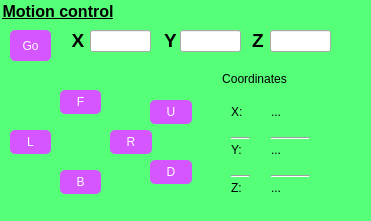
       <widget class="QGroupBox" name="gbMotionControl">
        <property name="geometry">
         <rect>
          <x>10</x>
          <y>110</y>
          <width>371</width>
          <height>221</height>
         </rect>
        </property>
        <property name="sizePolicy">
         <sizepolicy hsizetype="Minimum" vsizetype="Minimum">
          <horstretch>0</horstretch>
          <verstretch>1</verstretch>
         </sizepolicy>
        </property>
        <property name="font">
         <font>
          <family>Segoe UI</family>
          <pointsize>12</pointsize>
          <italic>false</italic>
          <bold>true</bold>
          <underline>true</underline>
         </font>
        </property>
        <property name="focusPolicy">
         <enum>Qt::NoFocus</enum>
        </property>
        <property name="styleSheet">
         <string notr="true">QGroupBox{
	border:none;
	background-color: rgb(85, 255, 120);
	color: black;
	border-radius:10px;
	font: 700 12pt &quot;Segoe UI&quot;;
}</string>
        </property>
        <property name="title">
         <string>Motion control</string>
        </property>
        <property name="flat">
         <bool>false</bool>
        </property>
        <property name="checkable">
         <bool>false</bool>
        </property>
        <widget class="QPushButton" name="btnGo">
         <property name="geometry">
          <rect>
           <x>10</x>
           <y>30</y>
           <width>41</width>
           <height>31</height>
          </rect>
         </property>
         <property name="sizePolicy">
          <sizepolicy hsizetype="Maximum" vsizetype="Preferred">
           <horstretch>0</horstretch>
           <verstretch>0</verstretch>
          </sizepolicy>
         </property>
         <property name="styleSheet">
          <string notr="true">QPushButton
{
	border:none;
	color: rgb(255, 255, 255);
	background-color:rgb(213, 85, 255);
	border-radius:5px;
	
	font: 700 14pt &quot;Segoe UI&quot;;
	
}

QPushButton:Hover
{
	background-color:rgb(255, 0, 0);
}

QPushButton:pressed
{
	background-color:rgb(247, 221, 90);
}</string>
         </property>
         <property name="text">
          <string>Go</string>
         </property>
        </widget>
        <widget class="QPushButton" name="btnForward">
         <property name="geometry">
          <rect>
           <x>60</x>
           <y>90</y>
           <width>41</width>
           <height>24</height>
          </rect>
         </property>
         <property name="styleSheet">
          <string notr="true">QPushButton
{
	border:none;
	color: rgb(255, 255, 255);
	background-color:rgb(213, 85, 255);
	border-radius:5px;
	
	font: 700 13pt &quot;Segoe UI&quot;;
	
}

QPushButton:Hover
{
	background-color:rgb(255, 0, 0);
}

QPushButton:pressed
{
	background-color:rgb(247, 221, 90);
}</string>
         </property>
         <property name="text">
          <string>F</string>
         </property>
        </widget>
        <widget class="QPushButton" name="btnLeft">
         <property name="geometry">
          <rect>
           <x>10</x>
           <y>130</y>
           <width>41</width>
           <height>24</height>
          </rect>
         </property>
         <property name="styleSheet">
          <string notr="true">QPushButton
{
	border:none;
	color: rgb(255, 255, 255);
	background-color:rgb(213, 85, 255);
	border-radius:5px;
	
	font: 700 13pt &quot;Segoe UI&quot;;
	
}

QPushButton:Hover
{
	background-color:rgb(255, 0, 0);
}

QPushButton:pressed
{
	background-color:rgb(247, 221, 90);
}</string>
         </property>
         <property name="text">
          <string>L</string>
         </property>
        </widget>
        <widget class="QPushButton" name="btnRight">
         <property name="geometry">
          <rect>
           <x>110</x>
           <y>130</y>
           <width>42</width>
           <height>24</height>
          </rect>
         </property>
         <property name="styleSheet">
          <string notr="true">QPushButton
{
	border:none;
	color: rgb(255, 255, 255);
	background-color:rgb(213, 85, 255);
	border-radius:5px;
	
	font: 700 13pt &quot;Segoe UI&quot;;
	
}

QPushButton:Hover
{
	background-color:rgb(255, 0, 0);
}

QPushButton:pressed
{
	background-color:rgb(247, 221, 90);
}</string>
         </property>
         <property name="text">
          <string>R</string>
         </property>
        </widget>
        <widget class="QPushButton" name="btnBackward">
         <property name="geometry">
          <rect>
           <x>60</x>
           <y>170</y>
           <width>41</width>
           <height>24</height>
          </rect>
         </property>
         <property name="styleSheet">
          <string notr="true">QPushButton
{
	border:none;
	color: rgb(255, 255, 255);
	background-color:rgb(213, 85, 255);
	border-radius:5px;
	
	font: 700 13pt &quot;Segoe UI&quot;;
	
}

QPushButton:Hover
{
	background-color:rgb(255, 0, 0);
}

QPushButton:pressed
{
	background-color:rgb(247, 221, 90);
}</string>
         </property>
         <property name="text">
          <string>B</string>
         </property>
        </widget>
        <widget class="QGroupBox" name="groupBox_4">
         <property name="geometry">
          <rect>
           <x>220</x>
           <y>70</y>
           <width>131</width>
           <height>141</height>
          </rect>
         </property>
         <property name="title">
          <string>Coordinates</string>
         </property>
         <widget class="QLabel" name="label_8">
          <property name="geometry">
           <rect>
            <x>11</x>
            <y>107</y>
            <width>16</width>
            <height>21</height>
           </rect>
          </property>
          <property name="styleSheet">
           <string notr="true">
QLabel{font: 700 12pt &quot;Segoe UI&quot;;
	background-color: none;
}</string>
          </property>
          <property name="text">
           <string>Z:</string>
          </property>
         </widget>
         <widget class="QLabel" name="label_10">
          <property name="geometry">
           <rect>
            <x>11</x>
            <y>31</y>
            <width>16</width>
            <height>21</height>
           </rect>
          </property>
          <property name="sizePolicy">
           <sizepolicy hsizetype="Preferred" vsizetype="Minimum">
            <horstretch>0</horstretch>
            <verstretch>0</verstretch>
           </sizepolicy>
          </property>
          <property name="styleSheet">
           <string notr="true">
QLabel{font: 700 12pt &quot;Segoe UI&quot;;
	background-color: none;
}</string>
          </property>
          <property name="text">
           <string>X:</string>
          </property>
         </widget>
         <widget class="Line" name="line_8">
          <property name="geometry">
           <rect>
            <x>11</x>
            <y>98</y>
            <width>19</width>
            <height>16</height>
           </rect>
          </property>
          <property name="styleSheet">
           <string notr="true">background-color:none;</string>
          </property>
          <property name="orientation">
           <enum>Qt::Horizontal</enum>
          </property>
         </widget>
         <widget class="QLabel" name="label_9">
          <property name="geometry">
           <rect>
            <x>11</x>
            <y>69</y>
            <width>16</width>
            <height>21</height>
           </rect>
          </property>
          <property name="styleSheet">
           <string notr="true">
QLabel{font: 700 12pt &quot;Segoe UI&quot;;
	background-color: none;
}</string>
          </property>
          <property name="text">
           <string>Y:</string>
          </property>
         </widget>
         <widget class="Line" name="line_7">
          <property name="geometry">
           <rect>
            <x>11</x>
            <y>60</y>
            <width>19</width>
            <height>16</height>
           </rect>
          </property>
          <property name="styleSheet">
           <string notr="true">background-color:none;</string>
          </property>
          <property name="orientation">
           <enum>Qt::Horizontal</enum>
          </property>
         </widget>
         <widget class="QLabel" name="lbX">
          <property name="geometry">
           <rect>
            <x>51</x>
            <y>31</y>
            <width>41</width>
            <height>21</height>
           </rect>
          </property>
          <property name="sizePolicy">
           <sizepolicy hsizetype="Preferred" vsizetype="Minimum">
            <horstretch>0</horstretch>
            <verstretch>0</verstretch>
           </sizepolicy>
          </property>
          <property name="styleSheet">
           <string notr="true">QWidget{
background-color: none;
}</string>
          </property>
          <property name="text">
           <string>...</string>
          </property>
         </widget>
         <widget class="Line" name="line_9">
          <property name="geometry">
           <rect>
            <x>51</x>
            <y>60</y>
            <width>39</width>
            <height>16</height>
           </rect>
          </property>
          <property name="styleSheet">
           <string notr="true">background-color:none;</string>
          </property>
          <property name="orientation">
           <enum>Qt::Horizontal</enum>
          </property>
         </widget>
         <widget class="Line" name="line_10">
          <property name="geometry">
           <rect>
            <x>51</x>
            <y>98</y>
            <width>39</width>
            <height>16</height>
           </rect>
          </property>
          <property name="styleSheet">
           <string notr="true">background-color:none;</string>
          </property>
          <property name="orientation">
           <enum>Qt::Horizontal</enum>
          </property>
         </widget>
         <widget class="QLabel" name="lbY">
          <property name="geometry">
           <rect>
            <x>51</x>
            <y>69</y>
            <width>41</width>
            <height>21</height>
           </rect>
          </property>
          <property name="styleSheet">
           <string notr="true">QLabel{
	background-color: none;
}</string>
          </property>
          <property name="text">
           <string>...</string>
          </property>
         </widget>
         <widget class="QLabel" name="lbZ">
          <property name="geometry">
           <rect>
            <x>51</x>
            <y>107</y>
            <width>51</width>
            <height>21</height>
           </rect>
          </property>
          <property name="styleSheet">
           <string notr="true">QLabel{
	background-color: none;
}</string>
          </property>
          <property name="text">
           <string>...</string>
          </property>
         </widget>
        </widget>
        <widget class="QPushButton" name="btnDown">
         <property name="geometry">
          <rect>
           <x>150</x>
           <y>160</y>
           <width>42</width>
           <height>24</height>
          </rect>
         </property>
         <property name="styleSheet">
          <string notr="true">QPushButton
{
	border:none;
	color: rgb(255, 255, 255);
	background-color:rgb(213, 85, 255);
	border-radius:5px;
	
	font: 700 13pt &quot;Segoe UI&quot;;
	
}

QPushButton:Hover
{
	background-color:rgb(255, 0, 0);
}

QPushButton:pressed
{
	background-color:rgb(247, 221, 90);
}</string>
         </property>
         <property name="text">
          <string>D</string>
         </property>
        </widget>
        <widget class="QPushButton" name="btnUp">
         <property name="geometry">
          <rect>
           <x>150</x>
           <y>100</y>
           <width>42</width>
           <height>24</height>
          </rect>
         </property>
         <property name="styleSheet">
          <string notr="true">QPushButton
{
	border:none;
	color: rgb(255, 255, 255);
	background-color:rgb(213, 85, 255);
	border-radius:5px;
	
	font: 700 13pt &quot;Segoe UI&quot;;
	
}

QPushButton:Hover
{
	background-color:rgb(255, 0, 0);
}

QPushButton:pressed
{
	background-color:rgb(247, 221, 90);
}</string>
         </property>
         <property name="text">
          <string>U</string>
         </property>
        </widget>
        <widget class="QLabel" name="label_7">
         <property name="geometry">
          <rect>
           <x>60</x>
           <y>120</y>
           <width>41</width>
           <height>41</height>
          </rect>
         </property>
         <property name="maximumSize">
          <size>
           <width>80</width>
           <height>80</height>
          </size>
         </property>
         <property name="styleSheet">
          <string notr="true">
QLabel{
	background-color: none;
}</string>
         </property>
         <property name="text">
          <string/>
         </property>
         <property name="pixmap">
          <pixmap resource="img.qrc">:/icons/compass.png</pixmap>
         </property>
         <property name="scaledContents">
          <bool>true</bool>
         </property>
        </widget>
        <widget class="QLabel" name="label_3">
         <property name="geometry">
          <rect>
           <x>250</x>
           <y>30</y>
           <width>16</width>
           <height>21</height>
          </rect>
         </property>
         <property name="font">
          <font>
           <family>Segoe UI</family>
           <pointsize>14</pointsize>
           <italic>false</italic>
           <bold>true</bold>
          </font>
         </property>
         <property name="autoFillBackground">
          <bool>false</bool>
         </property>
         <property name="styleSheet">
          <string notr="true">
QLabel{font: 700 14pt &quot;Segoe UI&quot;;
	background-color: none;
}</string>
         </property>
         <property name="frameShape">
          <enum>QFrame::NoFrame</enum>
         </property>
         <property name="frameShadow">
          <enum>QFrame::Plain</enum>
         </property>
         <property name="midLineWidth">
          <number>0</number>
         </property>
         <property name="text">
          <string>Z</string>
         </property>
         <property name="alignment">
          <set>Qt::AlignCenter</set>
         </property>
        </widget>
        <widget class="QLineEdit" name="leZValue">
         <property name="geometry">
          <rect>
           <x>270</x>
           <y>30</y>
           <width>61</width>
           <height>22</height>
          </rect>
         </property>
         <property name="sizePolicy">
          <sizepolicy hsizetype="Expanding" vsizetype="Fixed">
           <horstretch>0</horstretch>
           <verstretch>0</verstretch>
          </sizepolicy>
         </property>
         <property name="styleSheet">
          <string notr="true">background-color:none;</string>
         </property>
        </widget>
        <widget class="QLineEdit" name="leYValue">
         <property name="geometry">
          <rect>
           <x>180</x>
           <y>30</y>
           <width>61</width>
           <height>22</height>
          </rect>
         </property>
         <property name="styleSheet">
          <string notr="true">background-color:none;</string>
         </property>
        </widget>
        <widget class="QLineEdit" name="leXValue">
         <property name="geometry">
          <rect>
           <x>90</x>
           <y>30</y>
           <width>61</width>
           <height>22</height>
          </rect>
         </property>
         <property name="styleSheet">
          <string notr="true">background-color:none;</string>
         </property>
        </widget>
        <widget class="QLabel" name="label">
         <property name="geometry">
          <rect>
           <x>70</x>
           <y>30</y>
           <width>16</width>
           <height>21</height>
          </rect>
         </property>
         <property name="font">
          <font>
           <family>Segoe UI</family>
           <pointsize>14</pointsize>
           <italic>false</italic>
           <bold>true</bold>
          </font>
         </property>
         <property name="styleSheet">
          <string notr="true">

QLabel{font: 700 14pt &quot;Segoe UI&quot;;
	background-color: none;
}</string>
         </property>
         <property name="text">
          <string>X</string>
         </property>
         <property name="alignment">
          <set>Qt::AlignCenter</set>
         </property>
        </widget>
        <widget class="QLabel" name="label_2">
         <property name="geometry">
          <rect>
           <x>160</x>
           <y>30</y>
           <width>21</width>
           <height>21</height>
          </rect>
         </property>
         <property name="font">
          <font>
           <family>Segoe UI</family>
           <pointsize>14</pointsize>
           <italic>false</italic>
           <bold>true</bold>
          </font>
         </property>
         <property name="styleSheet">
          <string notr="true">
QLabel{font: 700 14pt &quot;Segoe UI&quot;;
	background-color: none;
}</string>
         </property>
         <property name="text">
          <string>Y</string>
         </property>
         <property name="alignment">
          <set>Qt::AlignCenter</set>
         </property>
        </widget>
       </widget>
